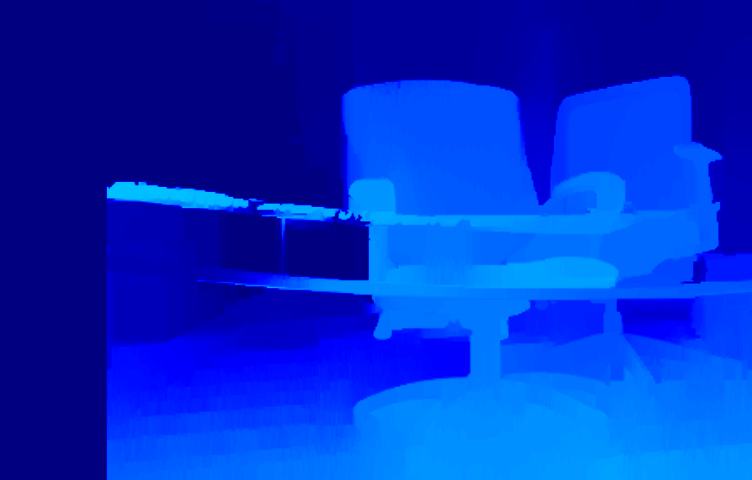
#> input picture blue.png, 752 x 480 px, found by its file name
$ python masking.py
#> lines starting #> are read from the running program, lines starting #| are printed output that depends on the picture; after the words box and inside, x2 and y2 are one past the last pixel; in counts of white or black regions, pixels touching at a corner belong together
import matplotlib.pyplot as plt
import matplotlib.image as mpimg
import numpy as np
import cv2

image = mpimg.imread('blue.png')
#> image is the input picture: shape (480, 752, 3) float32; mean R, G, B 0, 0.18, 0.788

image = image*255
image = image.astype(np.uint8)

print("This image is type")
print(image.dtype)
#| uint8

plt.figure(1)
color = ('r','g','b')
for i,col in enumerate(color):
    histr = cv2.calcHist([image],[i],None,[256],[0,256])
    # Display the Histogram Plot
    plt.plot(histr,color = col)
    plt.xlim([0,256])
    # plt.show()

# Display the original image
plt.figure(2)
plt.imshow(image)
# plt.show()

red_threshold = 0
green_threshold = 140
blue_threshold = 0
rgb_threshold = [red_threshold, green_threshold, blue_threshold]

results = image.copy()

# Identify pixels below the threshold
thresholds = (image[:,:,0] < rgb_threshold[0]) | (image[:,:,1] < rgb_threshold[1]) | (image[:,:,2] < rgb_threshold[2])
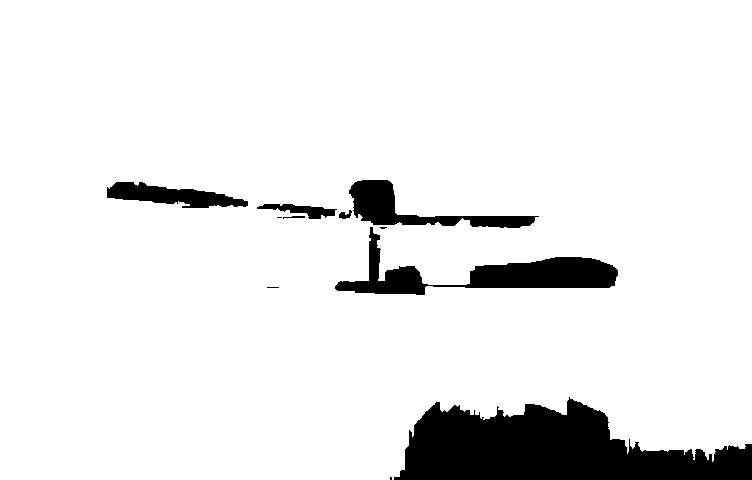
#> thresholds: shape (480, 752) bool; 91.6% white; 11 black regions (4 under 20 px), largest, box (x1, y1, x2, y2) and area: (394, 397, 752, 480) 18473, (335, 227, 618, 295) 5933, (349, 180, 539, 228) 3033
image[thresholds] = [0,0,0]
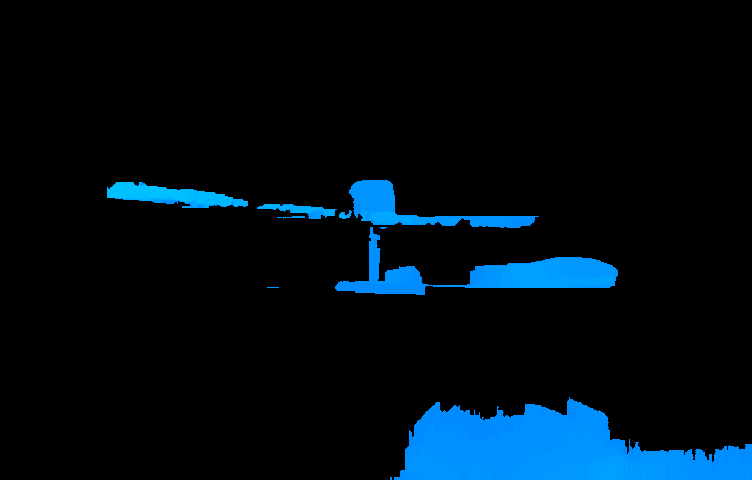
#> image: shape (480, 752, 3); mean R, G, B 0, 12.5, 21.3
image[~thresholds] = [255,0,0]
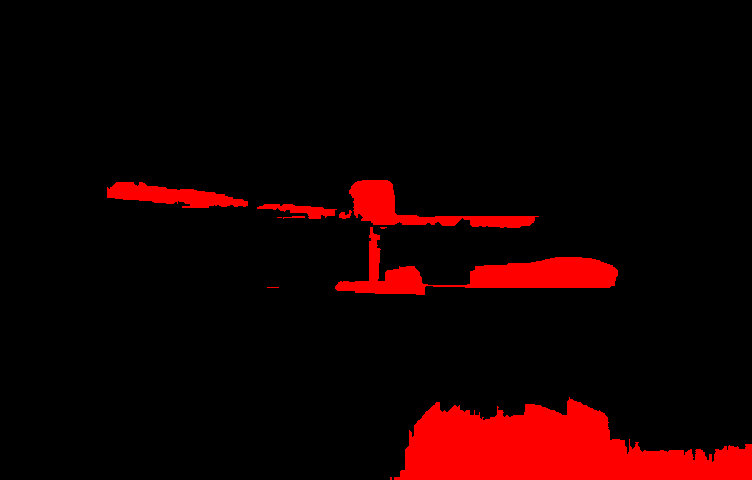
#> image: shape (480, 752, 3); 8.35% of pixels changed, all inside (x1, y1, x2, y2) = (107, 180, 752, 480)

blend = image.copy()
blend = cv2.addWeighted(image, 1, results, 1, 0)
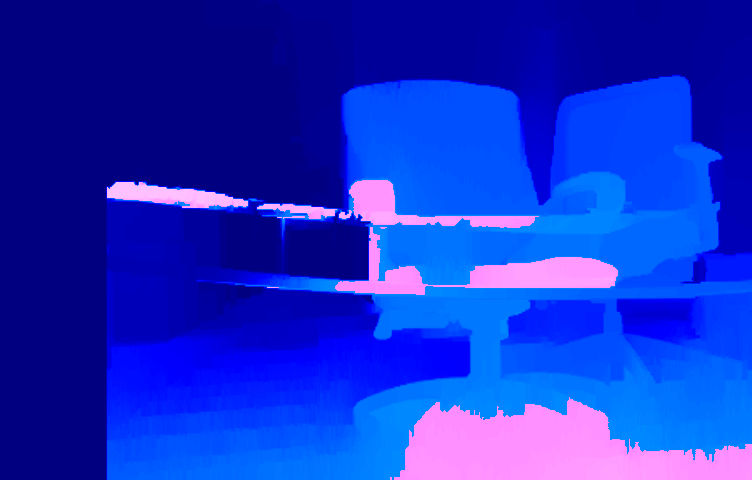
#> blend: shape (480, 752, 3); mean R, G, B 21.3, 45.9, 201.1

# Blend the red masking inside the original image
blend[~thresholds]= blend[~thresholds]*[1,0.5,0.5]
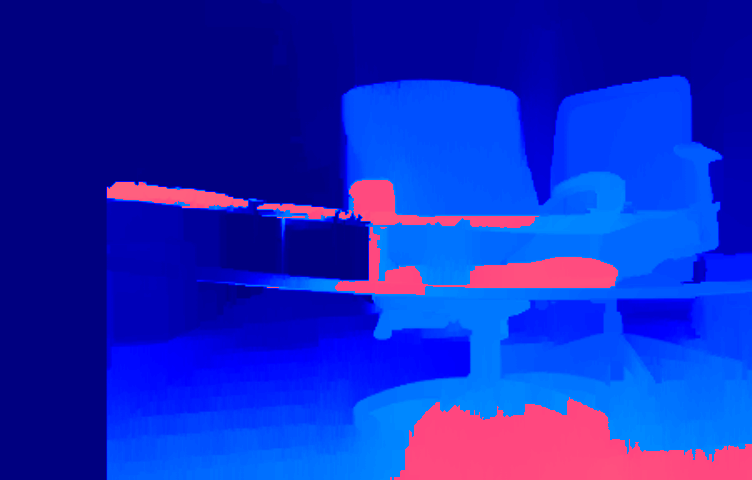
#> blend: shape (480, 752, 3); 8.35% of pixels changed, all inside (x1, y1, x2, y2) = (107, 180, 752, 480)

results[~thresholds]=image[~thresholds]
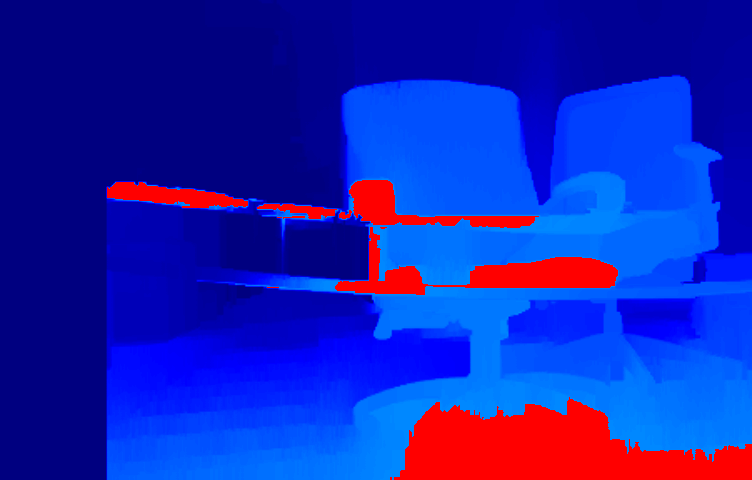
#> results: shape (480, 752, 3); mean R, G, B 21.3, 33.4, 179.8


# Display the image
plt.figure(3)
plt.imshow(results)

plt.figure(4)
plt.imshow(blend)
plt.show()
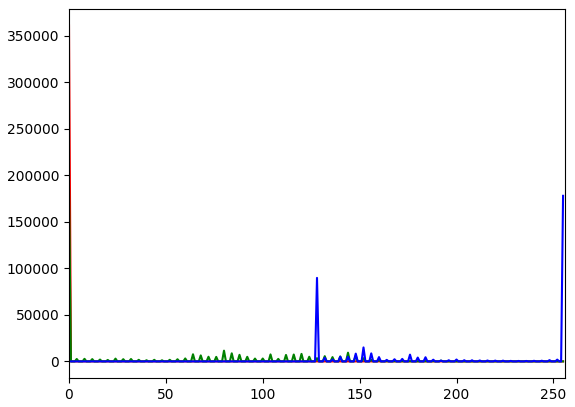
#> figure drawn by matplotlib, 1 panel; curve peaks at x = 0, y = 360960; curve peaks at x = 0, y = 185208; curve peaks at x = 255, y = 177879
